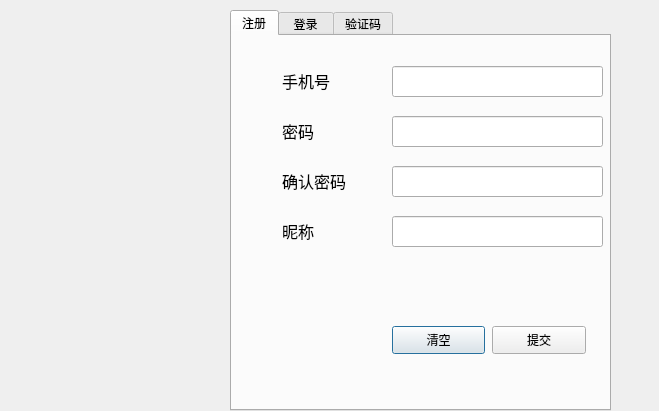
<?xml version="1.0" encoding="UTF-8"?>
<ui version="4.0">
 <class>LoginDialog</class>
 <widget class="QDialog" name="LoginDialog">
  <property name="geometry">
   <rect>
    <x>0</x>
    <y>0</y>
    <width>659</width>
    <height>411</height>
   </rect>
  </property>
  <property name="minimumSize">
   <size>
    <width>659</width>
    <height>411</height>
   </size>
  </property>
  <property name="maximumSize">
   <size>
    <width>659</width>
    <height>411</height>
   </size>
  </property>
  <property name="windowTitle">
   <string>Dialog</string>
  </property>
  <property name="styleSheet">
   <string notr="true">&lt;resources&gt;
  &lt;qss&gt;
    QPushButton {
      background: qlineargradient(x1:0, y1:0, x2:1, y2:0, 
                                stop:0 #4A90E2, stop:1 #8E44AD); /* 渐变背景 */
      border: none;
      border-radius: 15px; /* 圆角 */
      padding: 10px 25px; /* 内边距 */
      font-size: 16px;
      color: white;
      transition: all 0.3s ease; /* 动画效果 */
    }
    QPushButton:hover {
      background: qlineargradient(x1:0, y1:0, x2:1, y2:0, 
                                stop:0 #66B3FF, stop:1 #A569BD); /* 悬停变色 */
      box-shadow: 0 4px 15px rgba(74, 144, 226, 0.3); /* 阴影 */
    }
    QPushButton:pressed {
      background: qlineargradient(x1:0, y1:0, x2:1, y2:0, 
                                stop:0 #2C3E50, stop:1 #34495E); /* 按下变暗 */
      transform: scale(0.98); /* 轻微缩放 */
    }
  &lt;/qss&gt;
&lt;/resources&gt;</string>
  </property>
  <widget class="QTabWidget" name="tw_page">
   <property name="geometry">
    <rect>
     <x>230</x>
     <y>10</y>
     <width>381</width>
     <height>401</height>
    </rect>
   </property>
   <property name="currentIndex">
    <number>0</number>
   </property>
   <widget class="QWidget" name="page_1">
    <attribute name="title">
     <string notr="true">注册</string>
    </attribute>
    <widget class="QPushButton" name="pb_clear_register">
     <property name="geometry">
      <rect>
       <x>160</x>
       <y>290</y>
       <width>93</width>
       <height>28</height>
      </rect>
     </property>
     <property name="text">
      <string>清空</string>
     </property>
    </widget>
    <widget class="QPushButton" name="pb_commit_register">
     <property name="geometry">
      <rect>
       <x>260</x>
       <y>290</y>
       <width>94</width>
       <height>28</height>
      </rect>
     </property>
     <property name="text">
      <string>提交</string>
     </property>
    </widget>
    <widget class="QLineEdit" name="le_password_register">
     <property name="geometry">
      <rect>
       <x>160</x>
       <y>80</y>
       <width>211</width>
       <height>31</height>
      </rect>
     </property>
     <property name="toolTip">
      <string>&lt;html&gt;&lt;head/&gt;&lt;body&gt;&lt;p&gt;输入6-20位密码，不能含有特殊字符&lt;/p&gt;&lt;/body&gt;&lt;/html&gt; </string>
     </property>
     <property name="echoMode">
      <enum>QLineEdit::Password</enum>
     </property>
     <property name="clearButtonEnabled">
      <bool>true</bool>
     </property>
    </widget>
    <widget class="QLineEdit" name="le_tel_register">
     <property name="geometry">
      <rect>
       <x>160</x>
       <y>30</y>
       <width>211</width>
       <height>31</height>
      </rect>
     </property>
     <property name="toolTip">
      <string>&lt;html&gt;&lt;head/&gt;&lt;body&gt;&lt;p&gt;输入8-11位手机号&lt;/p&gt;&lt;/body&gt;&lt;/html&gt;</string>
     </property>
     <property name="styleSheet">
      <string notr="true">
&lt;QLabel name=&quot;lb_icon&quot;&gt;
  &lt;property name=&quot;geometry&quot;&gt;
    &lt;rect&gt;
      &lt;x&gt;0&lt;/x&gt;
      &lt;y&gt;0&lt;/y&gt;
      &lt;width&gt;500&lt;/width&gt;
      &lt;height&gt;600&lt;/height&gt;
    &lt;/rect&gt;
  &lt;/property&gt;
  &lt;property name=&quot;pixmap&quot;&gt;
    &lt;pixmap resource=&quot;resourcce.qrc&quot;&gt;:/images/register.png&lt;/pixmap&gt; &lt;!-- 替换为渐变背景图 --&gt;
  &lt;/property&gt;
  &lt;property name=&quot;scaledContents&quot;&gt;
    &lt;bool&gt;true&lt;/bool&gt;
  &lt;/property&gt;
&lt;/widget&gt;</string>
     </property>
    </widget>
    <widget class="QLabel" name="lb_password_register">
     <property name="geometry">
      <rect>
       <x>50</x>
       <y>80</y>
       <width>91</width>
       <height>30</height>
      </rect>
     </property>
     <property name="font">
      <font>
       <pointsize>12</pointsize>
      </font>
     </property>
     <property name="text">
      <string>密码</string>
     </property>
    </widget>
    <widget class="QLabel" name="lb_tel_register">
     <property name="geometry">
      <rect>
       <x>50</x>
       <y>30</y>
       <width>91</width>
       <height>30</height>
      </rect>
     </property>
     <property name="font">
      <font>
       <pointsize>12</pointsize>
      </font>
     </property>
     <property name="text">
      <string>手机号</string>
     </property>
    </widget>
    <widget class="QLabel" name="lb_confirm_register">
     <property name="geometry">
      <rect>
       <x>50</x>
       <y>130</y>
       <width>91</width>
       <height>30</height>
      </rect>
     </property>
     <property name="font">
      <font>
       <pointsize>12</pointsize>
      </font>
     </property>
     <property name="text">
      <string>确认密码</string>
     </property>
    </widget>
    <widget class="QLineEdit" name="le_confirm_register">
     <property name="geometry">
      <rect>
       <x>160</x>
       <y>130</y>
       <width>211</width>
       <height>31</height>
      </rect>
     </property>
     <property name="toolTip">
      <string>&lt;html&gt;&lt;head/&gt;&lt;body&gt;&lt;p&gt;确认密码，保证两次输入一致&lt;/p&gt;&lt;/body&gt;&lt;/html&gt;</string>
     </property>
     <property name="echoMode">
      <enum>QLineEdit::Password</enum>
     </property>
     <property name="clearButtonEnabled">
      <bool>true</bool>
     </property>
    </widget>
    <widget class="QLabel" name="lb_name_register">
     <property name="geometry">
      <rect>
       <x>50</x>
       <y>180</y>
       <width>91</width>
       <height>30</height>
      </rect>
     </property>
     <property name="font">
      <font>
       <pointsize>12</pointsize>
      </font>
     </property>
     <property name="text">
      <string>昵称</string>
     </property>
    </widget>
    <widget class="QLineEdit" name="le_name_register">
     <property name="geometry">
      <rect>
       <x>160</x>
       <y>180</y>
       <width>211</width>
       <height>31</height>
      </rect>
     </property>
     <property name="toolTip">
      <string>&lt;html&gt;&lt;head/&gt;&lt;body&gt;&lt;p&gt;输入用户昵称&lt;/p&gt;&lt;/body&gt;&lt;/html&gt;</string>
     </property>
    </widget>
   </widget>
   <widget class="QWidget" name="page_2">
    <attribute name="title">
     <string> 登录 </string>
    </attribute>
    <widget class="QPushButton" name="pb_commit">
     <property name="geometry">
      <rect>
       <x>260</x>
       <y>290</y>
       <width>93</width>
       <height>28</height>
      </rect>
     </property>
     <property name="text">
      <string>提交</string>
     </property>
    </widget>
    <widget class="QLabel" name="lb_tel">
     <property name="geometry">
      <rect>
       <x>50</x>
       <y>30</y>
       <width>91</width>
       <height>30</height>
      </rect>
     </property>
     <property name="font">
      <font>
       <pointsize>12</pointsize>
      </font>
     </property>
     <property name="text">
      <string>手机号</string>
     </property>
    </widget>
    <widget class="QLabel" name="lb_password">
     <property name="geometry">
      <rect>
       <x>50</x>
       <y>100</y>
       <width>91</width>
       <height>30</height>
      </rect>
     </property>
     <property name="font">
      <font>
       <pointsize>12</pointsize>
      </font>
     </property>
     <property name="text">
      <string>密码</string>
     </property>
    </widget>
    <widget class="QLineEdit" name="le_tel">
     <property name="geometry">
      <rect>
       <x>160</x>
       <y>30</y>
       <width>211</width>
       <height>31</height>
      </rect>
     </property>
     <property name="text">
      <string>13333333</string>
     </property>
    </widget>
    <widget class="QLineEdit" name="le_password">
     <property name="geometry">
      <rect>
       <x>160</x>
       <y>100</y>
       <width>211</width>
       <height>31</height>
      </rect>
     </property>
     <property name="text">
      <string>3333333</string>
     </property>
     <property name="echoMode">
      <enum>QLineEdit::Password</enum>
     </property>
     <property name="clearButtonEnabled">
      <bool>true</bool>
     </property>
    </widget>
    <widget class="QPushButton" name="pb_clear">
     <property name="geometry">
      <rect>
       <x>160</x>
       <y>290</y>
       <width>93</width>
       <height>28</height>
      </rect>
     </property>
     <property name="text">
      <string>清空</string>
     </property>
    </widget>
   </widget>
   <widget class="QWidget" name="page3">
    <attribute name="title">
     <string>验证码</string>
    </attribute>
    <widget class="QLineEdit" name="le_vefCode">
     <property name="geometry">
      <rect>
       <x>70</x>
       <y>100</y>
       <width>121</width>
       <height>31</height>
      </rect>
     </property>
     <property name="toolTip">
      <string>&lt;html&gt;&lt;head/&gt;&lt;body&gt;&lt;p&gt;请输入短信验证码&lt;/p&gt;&lt;/body&gt;&lt;/html&gt;</string>
     </property>
     <property name="text">
      <string/>
     </property>
     <property name="echoMode">
      <enum>QLineEdit::Password</enum>
     </property>
     <property name="clearButtonEnabled">
      <bool>true</bool>
     </property>
    </widget>
    <widget class="QLineEdit" name="le_vefTel">
     <property name="geometry">
      <rect>
       <x>70</x>
       <y>40</y>
       <width>211</width>
       <height>31</height>
      </rect>
     </property>
     <property name="font">
      <font>
       <pointsize>9</pointsize>
      </font>
     </property>
     <property name="toolTip">
      <string>&lt;html&gt;&lt;head/&gt;&lt;body&gt;&lt;p&gt;请输入8-11位完整手机号&lt;/p&gt;&lt;/body&gt;&lt;/html&gt;</string>
     </property>
     <property name="text">
      <string>13183253097</string>
     </property>
    </widget>
    <widget class="QPushButton" name="pb_vefCommit">
     <property name="geometry">
      <rect>
       <x>70</x>
       <y>160</y>
       <width>211</width>
       <height>35</height>
      </rect>
     </property>
     <property name="text">
      <string>提交</string>
     </property>
    </widget>
    <widget class="QPushButton" name="pb_vefCode">
     <property name="geometry">
      <rect>
       <x>200</x>
       <y>100</y>
       <width>81</width>
       <height>31</height>
      </rect>
     </property>
     <property name="text">
      <string>发送验证码</string>
     </property>
    </widget>
   </widget>
  </widget>
  <widget class="QLabel" name="lb_icon">
   <property name="geometry">
    <rect>
     <x>5</x>
     <y>10</y>
     <width>220</width>
     <height>400</height>
    </rect>
   </property>
   <property name="text">
    <string/>
   </property>
   <property name="pixmap">
    <pixmap resource="resourcce.qrc">:/images/register.png</pixmap>
   </property>
   <property name="scaledContents">
    <bool>true</bool>
   </property>
   <property name="indent">
    <number>0</number>
   </property>
  </widget>
 </widget>
 <tabstops>
  <tabstop>le_tel_register</tabstop>
  <tabstop>le_password_register</tabstop>
  <tabstop>le_confirm_register</tabstop>
  <tabstop>le_name_register</tabstop>
  <tabstop>pb_commit_register</tabstop>
  <tabstop>pb_clear_register</tabstop>
  <tabstop>tw_page</tabstop>
  <tabstop>le_tel</tabstop>
  <tabstop>le_password</tabstop>
  <tabstop>pb_commit</tabstop>
  <tabstop>pb_clear</tabstop>
 </tabstops>
 <resources>
  <include location="resourcce.qrc"/>
 </resources>
 <connections/>
</ui>
